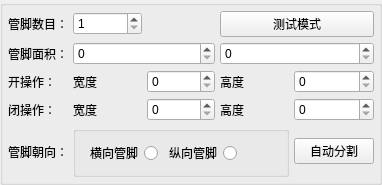
         <widget class="QGroupBox" name="groupBox_4">
          <property name="title">
           <string/>
          </property>
          <layout class="QGridLayout" name="gridLayout_6">
           <property name="leftMargin">
            <number>5</number>
           </property>
           <property name="topMargin">
            <number>5</number>
           </property>
           <property name="rightMargin">
            <number>5</number>
           </property>
           <property name="bottomMargin">
            <number>5</number>
           </property>
           <property name="spacing">
            <number>5</number>
           </property>
           <item row="0" column="3" colspan="2">
            <widget class="QPushButton" name="bt_test">
             <property name="text">
              <string>测试模式</string>
             </property>
             <property name="checkable">
              <bool>true</bool>
             </property>
            </widget>
           </item>
           <item row="1" column="0">
            <widget class="QLabel" name="label_17">
             <property name="text">
              <string>管脚面积：</string>
             </property>
            </widget>
           </item>
           <item row="0" column="0">
            <widget class="QLabel" name="label_4">
             <property name="text">
              <string>管脚数目：</string>
             </property>
            </widget>
           </item>
           <item row="2" column="0">
            <widget class="QLabel" name="label_21">
             <property name="text">
              <string>开操作：</string>
             </property>
            </widget>
           </item>
           <item row="2" column="1">
            <widget class="QLabel" name="label_15">
             <property name="text">
              <string>宽度</string>
             </property>
            </widget>
           </item>
           <item row="1" column="3" colspan="2">
            <widget class="QSpinBox" name="sp_AreaMax">
             <property name="minimumSize">
              <size>
               <width>80</width>
               <height>0</height>
              </size>
             </property>
             <property name="buttonSymbols">
              <enum>QAbstractSpinBox::UpDownArrows</enum>
             </property>
             <property name="maximum">
              <number>1000000</number>
             </property>
            </widget>
           </item>
           <item row="1" column="1" colspan="2">
            <widget class="QSpinBox" name="sp_AreaMin">
             <property name="minimumSize">
              <size>
               <width>80</width>
               <height>0</height>
              </size>
             </property>
             <property name="buttonSymbols">
              <enum>QAbstractSpinBox::UpDownArrows</enum>
             </property>
             <property name="maximum">
              <number>1000000</number>
             </property>
            </widget>
           </item>
           <item row="2" column="4">
            <widget class="QSpinBox" name="sp_openHeight">
             <property name="enabled">
              <bool>true</bool>
             </property>
             <property name="buttonSymbols">
              <enum>QAbstractSpinBox::UpDownArrows</enum>
             </property>
             <property name="minimum">
              <number>0</number>
             </property>
             <property name="maximum">
              <number>50</number>
             </property>
             <property name="singleStep">
              <number>1</number>
             </property>
             <property name="value">
              <number>0</number>
             </property>
            </widget>
           </item>
           <item row="2" column="3">
            <widget class="QLabel" name="label_18">
             <property name="text">
              <string>高度</string>
             </property>
            </widget>
           </item>
           <item row="3" column="1">
            <widget class="QLabel" name="label_20">
             <property name="text">
              <string>宽度</string>
             </property>
            </widget>
           </item>
           <item row="3" column="0">
            <widget class="QLabel" name="label_19">
             <property name="text">
              <string>闭操作：</string>
             </property>
            </widget>
           </item>
           <item row="2" column="2">
            <widget class="QSpinBox" name="sp_openWidth">
             <property name="enabled">
              <bool>true</bool>
             </property>
             <property name="buttonSymbols">
              <enum>QAbstractSpinBox::UpDownArrows</enum>
             </property>
             <property name="minimum">
              <number>0</number>
             </property>
             <property name="maximum">
              <number>50</number>
             </property>
             <property name="singleStep">
              <number>1</number>
             </property>
             <property name="value">
              <number>0</number>
             </property>
            </widget>
           </item>
           <item row="3" column="4">
            <widget class="QSpinBox" name="sp_closeHeight">
             <property name="enabled">
              <bool>true</bool>
             </property>
             <property name="buttonSymbols">
              <enum>QAbstractSpinBox::UpDownArrows</enum>
             </property>
             <property name="minimum">
              <number>0</number>
             </property>
             <property name="maximum">
              <number>50</number>
             </property>
             <property name="singleStep">
              <number>1</number>
             </property>
             <property name="value">
              <number>0</number>
             </property>
            </widget>
           </item>
           <item row="3" column="2">
            <widget class="QSpinBox" name="sp_closeWidth">
             <property name="enabled">
              <bool>true</bool>
             </property>
             <property name="buttonSymbols">
              <enum>QAbstractSpinBox::UpDownArrows</enum>
             </property>
             <property name="minimum">
              <number>0</number>
             </property>
             <property name="maximum">
              <number>50</number>
             </property>
             <property name="singleStep">
              <number>1</number>
             </property>
             <property name="value">
              <number>0</number>
             </property>
            </widget>
           </item>
           <item row="4" column="0">
            <widget class="QLabel" name="label_7">
             <property name="text">
              <string>管脚朝向：</string>
             </property>
            </widget>
           </item>
           <item row="3" column="3">
            <widget class="QLabel" name="label_16">
             <property name="text">
              <string>高度</string>
             </property>
            </widget>
           </item>
           <item row="4" column="1" colspan="3">
            <widget class="QGroupBox" name="groupBox_9">
             <property name="title">
              <string/>
             </property>
             <layout class="QHBoxLayout" name="horizontalLayout_7">
              <item>
               <widget class="QRadioButton" name="rb_hor">
                <property name="layoutDirection">
                 <enum>Qt::RightToLeft</enum>
                </property>
                <property name="text">
                 <string>横向管脚</string>
                </property>
               </widget>
              </item>
              <item>
               <widget class="QRadioButton" name="rb_ver">
                <property name="layoutDirection">
                 <enum>Qt::RightToLeft</enum>
                </property>
                <property name="text">
                 <string>纵向管脚</string>
                </property>
               </widget>
              </item>
              <item>
               <spacer name="horizontalSpacer_5">
                <property name="orientation">
                 <enum>Qt::Horizontal</enum>
                </property>
                <property name="sizeHint" stdset="0">
                 <size>
                  <width>40</width>
                  <height>20</height>
                 </size>
                </property>
               </spacer>
              </item>
             </layout>
            </widget>
           </item>
           <item row="4" column="4">
            <widget class="QPushButton" name="bt_autoLead">
             <property name="text">
              <string>自动分割</string>
             </property>
             <property name="checkable">
              <bool>true</bool>
             </property>
            </widget>
           </item>
           <item row="0" column="1">
            <widget class="QSpinBox" name="sp_leadNum">
             <property name="enabled">
              <bool>true</bool>
             </property>
             <property name="buttonSymbols">
              <enum>QAbstractSpinBox::UpDownArrows</enum>
             </property>
             <property name="minimum">
              <number>1</number>
             </property>
             <property name="maximum">
              <number>20</number>
             </property>
             <property name="singleStep">
              <number>2</number>
             </property>
            </widget>
           </item>
          </layout>
         </widget>
